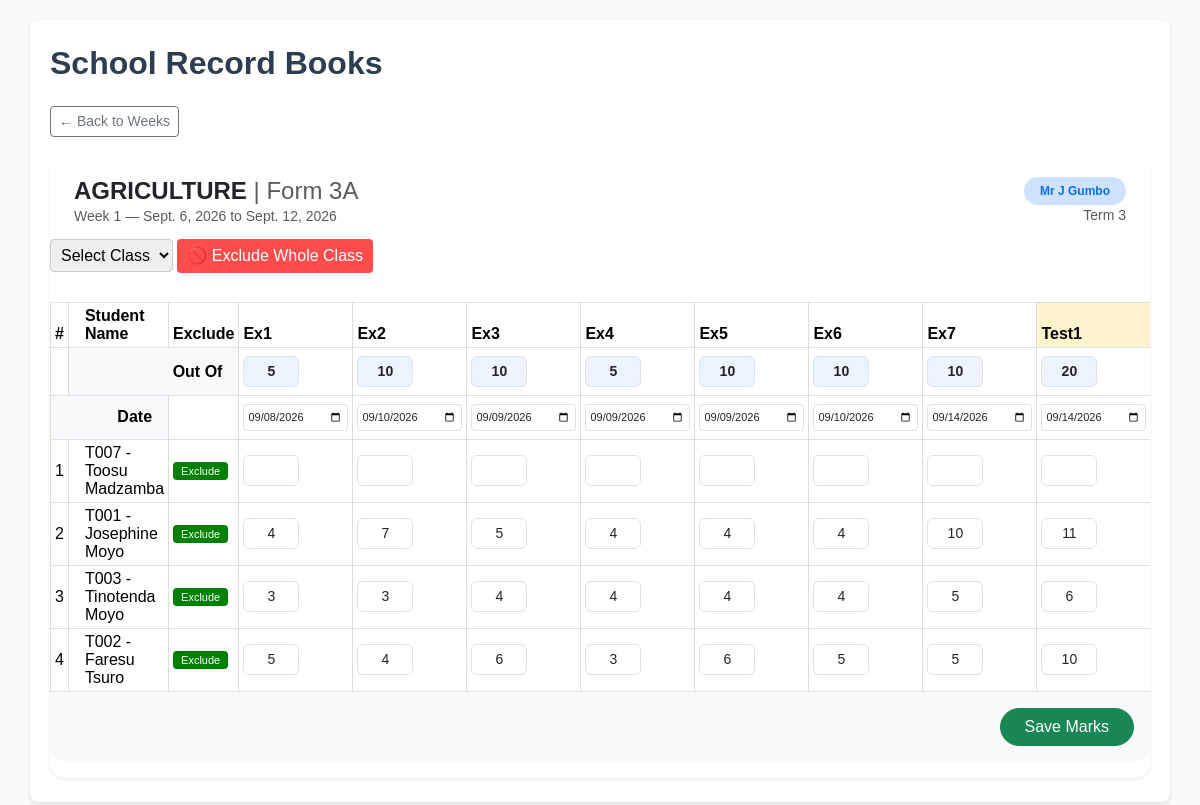
The app's page /academics/record-books/marksheet/50/14/ with its own data.
### kids/models.py (models this page shows, shortened)
class Subject(models.Model):
    name = models.CharField(max_length=50)  # "Mathematics", "English"
    grade = models.CharField(max_length=20)  # "Grade 1"
    order = models.IntegerField(default=0)  # <-- YOU MISSED THIS, ADD IT
    teacher = models.ForeignKey('Teacher', on_delete=models.SET_NULL, null=True, blank=True)
    term = models.ForeignKey('Term', on_delete=models.CASCADE, null=True, blank=True)
    expected_students = models.IntegerField(default=0,
                                            help_text="How many students do this subject? 0 = auto count whole class")
    class Meta:
        unique_together = ('name', 'grade', 'term')
        ordering = ['order']  # now this will work because order exists
    def __str__(self):
        return f"{self.grade} - {self.name} ({self.order})"

class AcademicWeek(models.Model):
    term = models.ForeignKey('Term', on_delete=models.CASCADE)
    week_number = models.IntegerField()  # 1 to 13
    start_date = models.DateField()
    end_date = models.DateField()
    class Meta:
        unique_together = ['term', 'week_number']

class Teacher(models.Model):
    first_name = models.CharField(max_length=100)
    last_name = models.CharField(max_length=100)
    def __str__(self):
        return f"{self.first_name} {self.last_name}"

class Term(models.Model):
    name = models.CharField(max_length=20, unique=True)  # "Term 1 2026", "Term 2 2026"
    start_date = models.DateField()
    end_date = models.DateField()
    is_current = models.BooleanField(default=False)
    def __str__(self):
        return self.name

class CourseWorkMarkSheet(models.Model):
    subject = models.ForeignKey('Subject', on_delete=models.CASCADE)
    teacher = models.ForeignKey('Teacher', on_delete=models.CASCADE)
    term = models.ForeignKey('Term', on_delete=models.CASCADE)
    week = models.ForeignKey('AcademicWeek', on_delete=models.CASCADE)
    created_at = models.DateTimeField(auto_now_add=True)
    out_ex1 = models.CharField(max_length=6, null=True, blank=True, default='')
    out_ex2 = models.CharField(max_length=6, null=True, blank=True, default='')
    out_ex3 = models.CharField(max_length=6, null=True, blank=True, default='')
    out_ex4 = models.CharField(max_length=6, null=True, blank=True, default='')
    out_ex5 = models.CharField(max_length=6, null=True, blank=True, default='')
    out_ex6 = models.CharField(max_length=6, null=True, blank=True, default='')
    out_ex7 = models.CharField(max_length=6, null=True, blank=True, default='')
    out_test1 = models.CharField(max_length=6, null=True, blank=True, default='')
    out_test2 = models.CharField(max_length=6, null=True, blank=True, default='')
    date_ex1 = models.DateField(null=True, blank=True)
    date_ex2 = models.DateField(null=True, blank=True)
    date_ex3 = models.DateField(null=True, blank=True)
    date_ex4 = models.DateField(null=True, blank=True)
    date_ex5 = models.DateField(null=True, blank=True)
    date_ex6 = models.DateField(null=True, blank=True)
    date_ex7 = models.DateField(null=True, blank=True)
    date_test1 = models.DateField(null=True, blank=True)
    date_test2 = models.DateField(null=True, blank=True)
    class Meta:
        unique_together = ['subject', 'week']

class CourseWorkScore(models.Model):
    marksheet = models.ForeignKey(CourseWorkMarkSheet, on_delete=models.CASCADE, related_name='scores')
    student = models.ForeignKey('Student', on_delete=models.CASCADE)
    ex1 = models.CharField(max_length=6, null=True, blank=True)
    ex2 = models.CharField(max_length=6, null=True, blank=True)
    ex3 = models.CharField(max_length=6, null=True, blank=True)
    ex4 = models.CharField(max_length=6, null=True, blank=True)
    ex5 = models.CharField(max_length=6, null=True, blank=True)
    ex6 = models.CharField(max_length=6, null=True, blank=True)
    ex7 = models.CharField(max_length=6, null=True, blank=True)
    test1 = models.CharField(max_length=6, null=True, blank=True)
    test2 = models.CharField(max_length=6, null=True, blank=True)
    class Meta:
        unique_together = ['marksheet', 'student'] # FIXED: 1 student per marksheet

class Student(models.Model):
    first_name = models.CharField(max_length=100)
    last_name = models.CharField(max_length=100)
    adm_no = models.CharField(max_length=20, unique=True)
    grade = models.CharField(max_length=10)
    fee_required = models.DecimalField(max_digits=10, decimal_places=2, default=300.00)
    date_added = models.DateTimeField(auto_now_add=True)
    parent_phone = models.CharField(max_length=15, blank=True, null=True)
    date_of_birth = models.DateField(null=True, blank=True)
    birth_cert_no = models.CharField(max_length=50, blank=True, null=True)  # <-- ADD THIS
    gender = models.CharField(max_length=10, choices=[('M','Male'),('F','Female')], null=True, blank=True)
    date_joined = models.DateField(auto_now_add=True, null=True, blank=True)
    parents = models.ManyToManyField(Parent, through='StudentParent', blank=True)
    @property
    def full_name(self):
        return f"{self.first_name} {self.last_name}"
    def __str__(self):
        return f"{self.adm_no} - {self.full_name}"

### academics/views.py (the view)
# urls.py: path('record-books/marksheet/<int:subject_id>/<int:week_id>/', views.coursework_marksheet, name='coursework_marksheet'),
def coursework_marksheet(request, subject_id, week_id):
    subject = get_object_or_404(Subject, id=subject_id)
    week = get_object_or_404(AcademicWeek, id=week_id)
    marksheet, created = CourseWorkMarkSheet.objects.get_or_create(
        subject=subject, week=week,
        defaults={'teacher': subject.teacher, 'term': subject.term}
    )
    students = Student.objects.filter(grade=subject.grade).order_by('last_name', 'first_name')
    for student in students:
        CourseWorkScore.objects.get_or_create(marksheet=marksheet, student=student)
    ScoreFormSet = modelformset_factory(CourseWorkScore, form=CourseWorkScoreForm, extra=0, can_delete=False)
    if request.method == 'POST' and 'subject_id' not in request.POST:  # Save Marks, not Exclude
        marksheet_form = CourseWorkMarkSheetForm(request.POST, instance=marksheet)
        formset = ScoreFormSet(request.POST,
                               queryset=marksheet.scores.select_related('student').order_by('student__last_name'))
        if marksheet_form.is_valid() and formset.is_valid():
            marksheet_form.save()
            instances = formset.save(commit=False)
            for instance in instances:
                instance.marksheet = marksheet
                instance.save()
            messages.success(request, f'✅ Saved: {subject.name} Week {week.week_number}')
            return redirect('coursework_marksheet', subject_id, week_id)
    else:
        marksheet_form = CourseWorkMarkSheetForm(instance=marksheet)
        formset = ScoreFormSet(queryset=marksheet.scores.select_related('student').order_by('student__last_name'))
    enrollments = SubjectEnrollment.objects.filter(subject=subject)
    enroll_map = {e.student_id: e.is_active for e in enrollments}
    for form in formset:
        sid = form.instance.student_id
        is_active = enroll_map.get(sid, True)
        form.instance.is_excluded_flag = not is_active
    date_fields = [f for f in marksheet_form if 'date' in f.name]
    out_fields = [f for f in marksheet_form if 'out_' in f.name]
    all_grades = Student.objects.values_list('grade', flat=True).distinct().order_by('grade')
    return render(request, 'academics/Coursework_marksheet.html', {
        'formset': formset,
        'marksheet_form': marksheet_form,
        'date_fields': date_fields,
        'out_fields': out_fields,
        'subject': subject,
        'week': week,
        'all_grades': all_grades,  # <-- THIS WAS MISSING!
    })

### kids/templates/academics/coursework_marksheet.html (shortened to what this page needs)
{% extends 'academics/base.html' %}
{% block content %}
{% load static %}
<link rel="stylesheet" href="{% static 'css/style.css' %}">
<a href="{% url 'record_books_week_select' subject.id %}" class="btn btn-sm btn-outline-secondary mb-3">← Back to Weeks</a>
<div class="card border-0 shadow-sm rounded-4">
    <div class="card-header bg-white border-0 pt-4 px-4">
        <div class="d-flex justify-content-between">
            <div>
                <h4 class="fw-bold mb-0">{{ subject.name }} <span class="text-muted fw-normal">| {{ subject.grade }}</span></h4>
                <small class="text-muted">Week {{ week.week_number }} — {{ week.start_date }} to {{ week.end_date }}</small>
            </div>
            <div class="text-end">
                <span class="badge bg-primary-subtle text-primary px-3 py-2 rounded-pill">{{ subject.teacher }}</span><br>
                <small class="text-muted">{{ subject.term }}</small>
            </div>
        </div>
    </div>
    <form method="POST" action="{% url 'exclude_whole_class' %}" style="display:inline;">
  <select name="grade" required>
    <option value="">Select Class</option>
  </select>
  <button type="submit" onclick="return confirm('Exclude whole class from {{ subject }}? This will mark Master as 100% complete for Shona logic.')"
          style="background:#ff4d4d; color:white; padding:5px 10px; border:none; cursor:pointer;">
    🚫 Exclude Whole Class
  </button>
</form>
    <div class="card-body p-0">
        <form method="post" autocomplete="off">
            <div class="table-responsive">
                <table class="table table-bordered table-sm text-center align-middle mb-0">
                    <thead>
                        <tr style="background:#f1f5ff;">
                            <th style="width:40px;">#</th>
                            <th style="width:200px;" class="text-start ps-3">Student Name</th>
                            <th>Exclude</th><th>Ex1</th><th>Ex2</th><th>Ex3</th><th>Ex4</th><th>Ex5</th><th>Ex6</th><th>Ex7</th>
                            <th class="bg-warning-subtle">Test1</th><th class="bg-warning-subtle">Test2</th>
                        </tr>
                    </thead>
                    <tbody>
                        <tr class="out-row">
                             <td></td>
                            <td colspan="2" class="text-end fw-bold pe-3 bg-light">Out Of</td>
                            {% for field in out_fields %}
                                <td>{{ field }}</td>
                            {% endfor %}
                        </tr>
                        <tr>
                            <td colspan="2" class="text-end pe-3 bg-light fw-bold">Date</td>
                            <td></td>
                            {% for field in date_fields %}
                                <td><input type="date" name="{{ field.name }}" value="{{ field.value|date:'Y-m-d' }}" class="form-control form-control-sm date-input"></td>
                            {% endfor %}
                        </tr>
                        {% for form in formset %}
<tr {% if form.instance.is_excluded_flag %}style="background:#ffe6e6;opacity:0.6;"{% endif %}>
    <td>{{ forloop.counter }}</td>
    <td class="text-start ps-3 fw-medium">
        {{ form.instance.student }}
    </td>
    <td>
        {% if form.instance.is_excluded_flag %}
            <a href="/academics/toggle-enroll/{{ form.instance.student_id }}/{{ subject.id }}/" style="background:red;color:white;padding:3px 8px;border-radius:4px;text-decoration:none;font-size:11px;font-weight:bold;">Include</a>
        {% else %}
            <a href="/academics/toggle-enroll/{{ form.instance.student_id }}/{{ subject.id }}/" style="background:green;color:white;padding:3px 8px;border-radius:4px;text-decoration:none;font-size:11px;">Exclude</a>
        {% endif %}
    </td>
    {% for field in form.visible_fields %}
        {% if field.name != 'student' %}
        <td>{{ field }}</td>
        {% endif %}
    {% endfor %}
</tr>
{% endfor %}
                    </tbody>
                </table>
            </div>
            <div class="p-3 text-end bg-light rounded-bottom-4">
                <button type="submit" class="btn btn-success px-4 rounded-pill">Save Marks</button>
            </div>
        </form>
    </div>
</div>
{% endblock %}

### static/css/style.css (style rules this page uses)
body { font-family: Arial, sans-serif; margin: 20px; background: #f5f5f5; }
table { border-collapse: collapse; width: 100%; background: white; margin: 10px 0; }
th, td { border: 1px solid #ddd; padding: 8px; text-align: left; }
th { background: #3498db; color: white; }
tr:nth-child(even) { background: #f2f2f2; }
a { color: #2980b9; text-decoration: none; }
button, input[type="submit"] { background: #27ae60; color: white; padding: 8px 15px; border: none; border-radius: 4px; cursor: pointer; }
input, select { padding: 6px; margin: 4px 0; border: 1px solid #ccc; border-radius: 4px; }

### kids/templates/academics/base.html (style rules this page uses)
body { background:#f4f6f9; }

### kids/templates/academics/coursework_marksheet.html (style rules this page uses)
.date-input { width: 100%; font-size: 11px; padding: 2px 4px; }
.mark-input input, .table input[type=text], .table input[type=number] { width: 56px; text-align: center; border-radius: 6px; }
.out-row input { background: #eef4ff; font-weight: bold; }

### records on screen
Subject: name "AGRICULTURE", grade "Form 3A", teacher "Mr J Gumbo", term "Term 3"
AcademicWeek: week_number "1", start_date "Sept. 6, 2026", end_date "Sept. 12, 2026"
CourseWorkMarkSheet: out_fields "5" "10" "10" "5" "10" "10" "10" "20", date_ex1 "09/08/2026" "09/10/2026" "09/09/2026" "09/09/2026" "09/09/2026" "09/10/2026" "09/14/2026" "09/14/2026"
CourseWorkScore: instance.student "T007 - Toosu Madzamba"
CourseWorkScore: instance.student "T001 - Josephine Moyo"
CourseWorkScore: instance.student "T003 - Tinotenda Moyo"
CourseWorkScore: instance.student "T002 - Faresu Tsuro"
